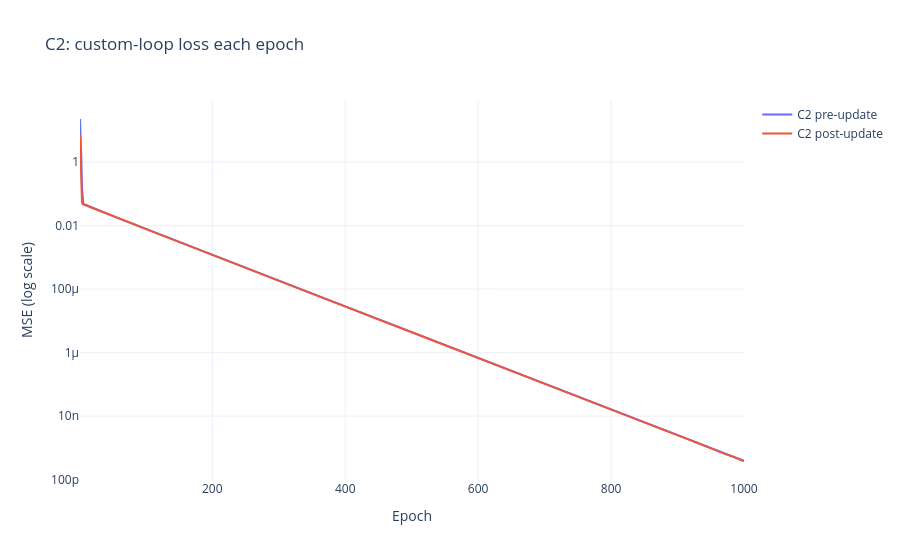
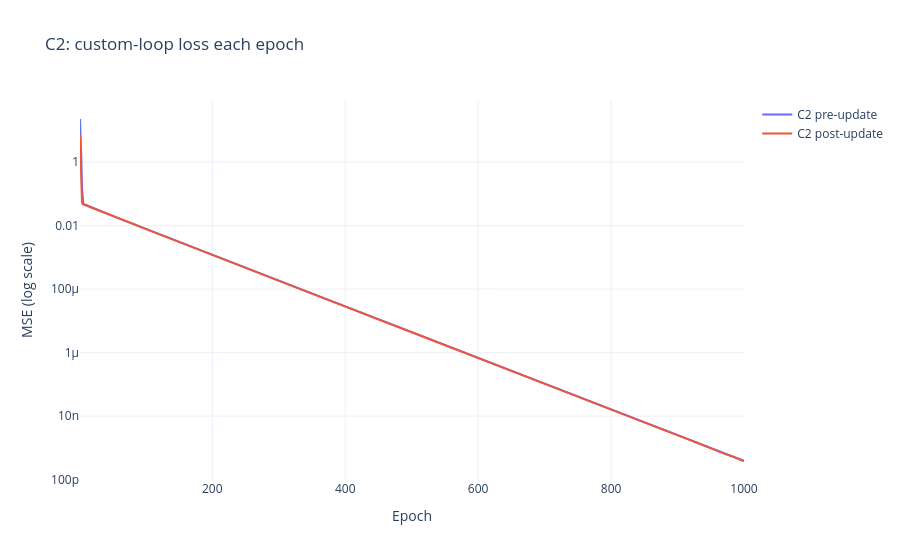

Notebook code for these charts, in order:
### Markdown cell above
## 🧩 Eche — C2: custom `GradientTape` loop

This keeps the workshop architecture: one input, eight ReLU hidden units and one linear output. A tape records the differentiable forward pass and MSE; `tape.gradient` calculates a gradient for every trainable weight and bias. SGD applies the updates. Unlike C1, we explicitly store both pre-update loss and post-update full-data MSE.

We run the requested 200 epochs first, then continue the same model to 1,000 epochs to examine convergence. Individual hidden-layer weights need not equal 2 or 1: those values describe the complete input–output relationship, not each parameter of a multi-layer network.

### Code cell
# 🧩 Eche — Echezona (Eche) Oji, 9078881
def train_custom(model, epochs, lr=.01):
    optimizer = keras.optimizers.SGD(learning_rate=lr)
    loss_fn = keras.losses.MeanSquaredError()
    pre_losses, post_losses = [], []
    for epoch in range(epochs):
        with tf.GradientTape() as tape:
            predictions = model(x, training=True)
            loss = loss_fn(y, predictions)
        grads = tape.gradient(loss, model.trainable_weights)
        assert all(g is not None for g in grads), 'Disconnected trainable parameter'
        for g in grads:
            tf.debugging.assert_all_finite(g, 'Non-finite gradient')
        optimizer.apply_gradients(zip(grads, model.trainable_weights))
        pre_losses.append(float(loss.numpy()))
        post_losses.append(mse(model))
    return pre_losses, post_losses

keras.utils.set_random_seed(8245)
c2_model = keras.Sequential([
    layers.Input(shape=(1,)),
    layers.Dense(8, activation='relu', kernel_initializer=keras.initializers.GlorotUniform(seed=8245)),
    layers.Dense(1, kernel_initializer=keras.initializers.GlorotUniform(seed=8246))
])
c2_pre, c2_post = train_custom(c2_model, 200)
c2_at_200 = mse(c2_model)
print('C2 after 200 epochs, post-update MSE:', c2_at_200)
extra_pre, extra_post = train_custom(c2_model, 800)
# Recreating plain SGD is equivalent here: no momentum or schedule state is used.
c2_pre += extra_pre
c2_post += extra_post
print('C2 after 1000 epochs, post-update MSE:', mse(c2_model))
print(' x     true y     predicted y     error')
c2_predictions = c2_model(x, training=False).numpy().ravel()
for xv, target, pred in zip(x.numpy().ravel(), y.numpy().ravel(), c2_predictions):
    print(f'{xv:2.0f} {target:10.6f} {pred:15.6f} {pred-target:11.6f}')
show_curve({'C2 pre-update': c2_pre, 'C2 post-update': c2_post},
           'C2: custom-loop loss each epoch', 'c2_loss.html')

### Figure 1 — Plotly figure (JSON) as saved in the notebook; plotly's stock layout.template omitted (floating-point values rounded to 4 significant figures; data arrays with more than 128 entries replaced by an {"elided": "..."} marker saying what was removed)
{"data": [{"mode": "lines", "name": "C2 pre-update", "type": "scatter", "x": {"elided": "1000 int values"}, "y": {"elided": "1000 float values"}}, {"mode": "lines", "name": "C2 post-update", "type": "scatter", "x": {"elided": "1000 int values"}, "y": {"elided": "1000 float values"}}], "layout": {"hovermode": "x unified", "title": {"text": "C2: custom-loop loss each epoch"}, "xaxis": {"title": {"text": "Epoch"}}, "yaxis": {"title": {"text": "MSE (log scale)"}, "type": "log"}}}

### Figure 2 — Plotly figure (JSON) as saved in the notebook; plotly's stock layout.template omitted (floating-point values rounded to 4 significant figures; data arrays with more than 128 entries replaced by an {"elided": "..."} marker saying what was removed)
{"data": [{"mode": "lines", "name": "C2 pre-update", "type": "scatter", "x": {"elided": "1000 int values"}, "y": {"elided": "1000 float values"}}, {"mode": "lines", "name": "C2 post-update", "type": "scatter", "x": {"elided": "1000 int values"}, "y": {"elided": "1000 float values"}}], "layout": {"hovermode": "x unified", "title": {"text": "C2: custom-loop loss each epoch"}, "xaxis": {"title": {"text": "Epoch"}}, "yaxis": {"title": {"text": "MSE (log scale)"}, "type": "log"}}}
